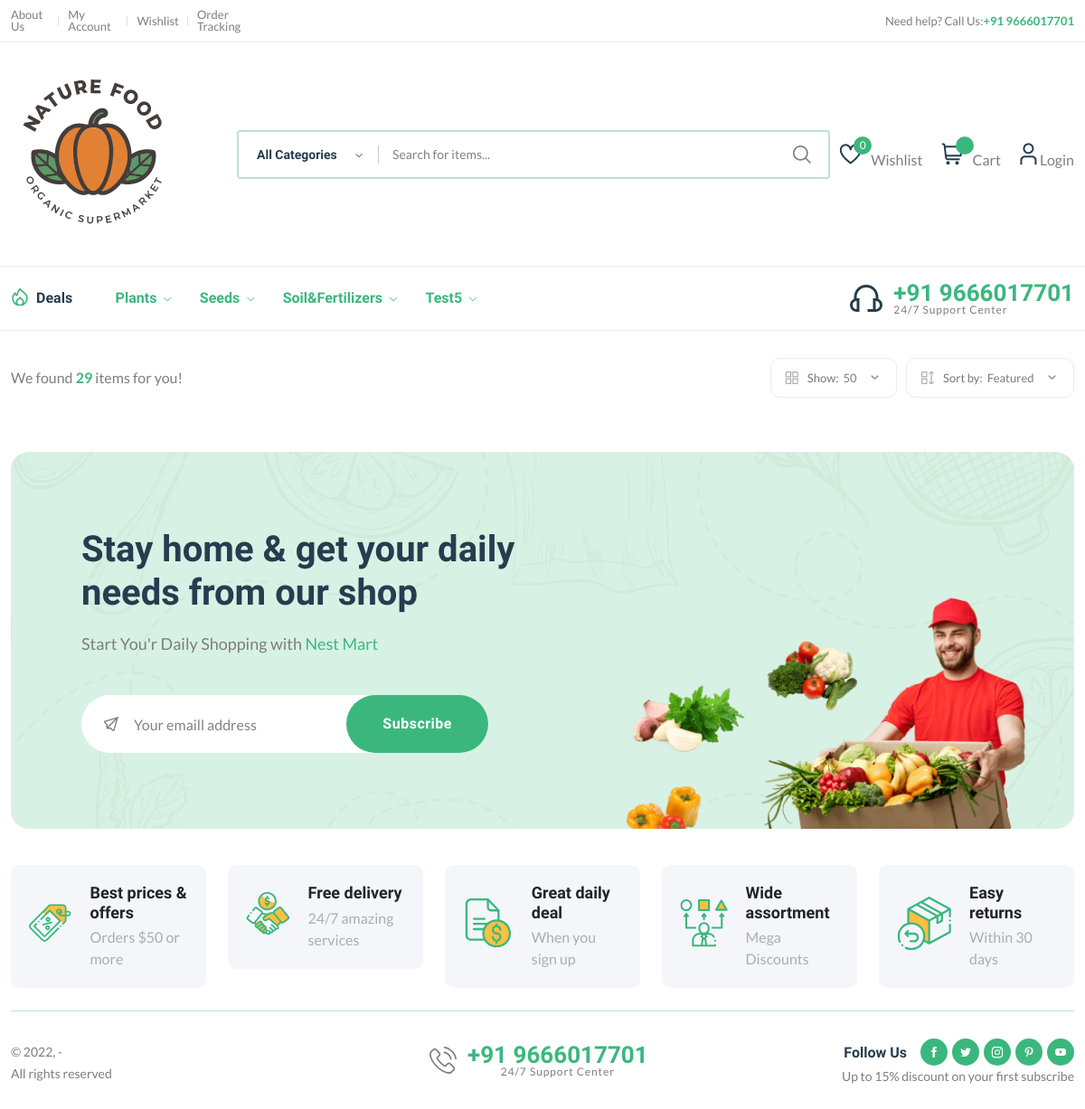
/products/?sub=2, run on the app's committed database.
### adminmanager/models.py (models this page shows)
class  SettingsModel(models.Model):
    title = models.CharField(max_length=200, blank=True, null=True)
    phone = models.CharField(max_length=200, blank=True, null=True)
    email = models.CharField(max_length=200, blank=True, null=True)
    logo = models.ImageField(upload_to='sitelogo/')
    address = models.TextField( blank=True, null=True)
    status = models.BooleanField(default=True)

### categorymanager/models.py (models this page shows)
class CategoryModel(models.Model):
    title = models.CharField(max_length=200)
    status = models.BooleanField(default=1, null=True, blank=True)
    @property
    def sucat_list(self):
        return self.category.all()

### productmanager/views.py (the view)
# urls.py: path('products/',views.products),
def products(request):
    settingsdata = SettingsModel.objects.all().first()
    categories = CategoryModel.objects.all()
    wishlist_count= 0
    try:
        wishlist_count  = WishlistModel.objects.filter(user=request.user).count()
    except:
        wishlist_count=0
    subid = request.GET.get('sub')
    products = ProductModel.objects.all()
    if subid:
        products = ProductModel.objects.filter(subcategory=subid)
    return render(request, 'frontend/all_products.html', {"categories": categories, "products":products, "wishlist_count":wishlist_count, "settingsdata":settingsdata})

### templates/frontend/all_products.html (shortened to what this page needs)
{% extends "frontend/base.html" %}
{%load static%}
{% block content %}
<div class="container mb-30 mt-30">
    <div class="row">
        <div class="col-12">
            <div class="shop-product-fillter">
                <div class="totall-product">
                    <p>We found <strong class="text-brand">29</strong> items for you!</p>
                </div>
                <div class="sort-by-product-area">
                    <div class="sort-by-cover mr-10">
                        <div class="sort-by-product-wrap">
                            <div class="sort-by">
                                <span><i class="fi-rs-apps"></i>Show:</span>
                            </div>
                            <div class="sort-by-dropdown-wrap">
                                <span> 50 <i class="fi-rs-angle-small-down"></i></span>
                            </div>
                        </div>
                    </div>
                    <div class="sort-by-cover">
                        <div class="sort-by-product-wrap">
                            <div class="sort-by">
                                <span><i class="fi-rs-apps-sort"></i>Sort by:</span>
                            </div>
                            <div class="sort-by-dropdown-wrap">
                                <span> Featured <i class="fi-rs-angle-small-down"></i></span>
                            </div>
                        </div>
                    </div>
                </div>
            </div>
        </div>
    </div>
</div>
{% include "frontend/footer.html" %}
{%endblock%}

### templates/frontend/base.html (shortened to what this page needs)
{%load static%}
<!DOCTYPE html>
<html class="no.js" lang="en">
<head>
    <link rel="stylesheet" href="{% static '/frontend/assets/css/plugins/animate.min.css' %}" />
    <link rel="stylesheet" href="{% static '/frontend/assets/css/main.css' %}" />
</head>
<body>
    <header class="header-area header-style-1 header-height-2">
        <div class="header-top header-top-ptb-1 d-none d-lg-block">
            <div class="container">
                <div class="row align-items-center">
                    <div class="col-xl-3 col-lg-4">
                        <div class="header-info">
                            <ul>
                                <li><a href="/aboutus/">About Us</a></li>
                                <li><a href="/account/">My Account</a></li>
                                <li><a href="/wishlist/">Wishlist</a></li>
                                <li><a href="/account/">Order Tracking</a></li>
                            </ul>
                        </div>
                    </div>
                    <div class="col-xl-6 col-lg-4">
                        <div class="text-center">
                        </div>
                    </div>
                    <div class="col-xl-3 col-lg-4">
                        <div class="header-info header-info-right">
                            <ul>
                                <li>Need help? Call Us: <strong class="text-brand"> +91  {{settingsdata.phone}}</strong></li>
                            </ul>
                        </div>
                    </div>
                </div>
            </div>
        </div>
        <div class="header-middle header-middle-ptb-1 d-none d-lg-block">
            <div class="container">
                <div class="header-wrap">
                    <div class="logo logo-width-1">
                        <a href="/"><img src="/products/{{settingsdata.logo}}" alt="logo" /></a>
                    </div>
                    <div class="header-right">
                        <div class="search-style-2">
                            <form action="#">
                                <input type="text" placeholder="Search for items..." />
                            </form>
                        </div>
                        <div class="header-action-right">
                            <div class="header-action-2">
                                <div class="header-action-icon-2">
                                    <a href="shop-wishlist.html">
                                        <img class="svgInject" alt="Nest" src="{% static   '/frontend/assets/imgs/theme/icons/icon-heart.svg'  %}" />
                                        <span class="pro-count blue" id="wishlist">{{wishlist_count}}</span>
                                    </a>
                                    <a href="/wishlist"><span class="lable">Wishlist</span></a>
                                </div>
                                <div class="header-action-icon-2">
                                    <a class="mini-cart-icon" href="javascript:void(0)">
                                        <img alt="Nest" src="{% static   '/frontend/assets/imgs/theme/icons/icon-cart.svg'  %}" />
                                        <span class="pro-count blue" id="cartcount"></span>
                                    </a>
                                    <a href="/cart/?detail=true"><span class="lable">Cart</span></a>
                                </div>
                                <div class="header-action-icon-2">
                                    <a href="/account/">
                                        <img class="svgInject" alt="Nest" src="{% static   '/frontend/assets/imgs/theme/icons/icon-user.svg'  %}" />
                                    </a>
                                    {% if request.user.is_authenticated %}
                                    <a href="/account/"><span class="lable ml-0"> {{ request.user.name }}</span></a>
                                    <div class="cart-dropdown-wrap cart-dropdown-hm2 account-dropdown">
                                        <ul>
                                            <li>
                                                <a href="/account/"><i class="fi fi-rs-user mr-10"></i>My Account</a>
                                            </li>
                                            <li>
                                                <a href="/account/"><i class="fi fi-rs-location-alt mr-10"></i>Order Tracking</a>
                                            </li>
                                            <li>
                                                <a href="/wishlist/"><i class="fi fi-rs-heart mr-10"></i>My Wishlist</a>
                                            </li>
                                            <li>
                                                <a href="/logout"><i class="fi fi-rs-sign-out mr-10"></i>Sign out</a>
                                            </li>
                                        </ul>
                                    </div>
                                    {% else %}
                                    <a href="/userlogin/"><span class="lable ml-0">Login</span></a>{% endif %}
                                </div>
                            </div>
                        </div>
                    </div>
                </div>
            </div>
        </div>
        <div class="header-bottom header-bottom-bg-color sticky-bar">
            <div class="container">
                <div class="header-wrap header-space-between position-relative">
                    <div class="header-nav d-none d-lg-flex">
                        <div class="main-menu main-menu-padding-1 main-menu-lh-2 d-none d-lg-block font-heading">
                            <nav>
                                <ul>
                                    <li class="hot-deals"><img src="{% static   '/frontend/assets/imgs/theme/icons/icon-hot.svg'  %}" alt="hot deals" /><a href="javascript:void(0)">Deals</a></li>
                                     {%for category in categories%}
                                    <li>
                                        <a class="active" href="javascript:void(0)">{{category.title}} <i class="fi-rs-angle-down"></i></a>
                                    </li>
                                    {%endfor%}
                                </ul>
                            </nav>
                        </div>
                    </div>
                    <div class="hotline d-none d-lg-flex">
                        <img src="{% static   '/frontend/assets/imgs/theme/icons/icon-headphone.svg'  %}" alt="hotline" />
                        <p>+91  {{settingsdata.phone}}<span> 24/7 Support Center</span></p>
                    </div>
                </div>
            </div>
        </div>
    </header>
    <main class="main">
        {% block content %}
        {% endblock %}
    </main>
</body>
</html>

### templates/frontend/footer.html (shortened to what this page needs)
{%load static%}
<footer class="main">
    <section class="newsletter mb-15">
        <div class="container">
            <div class="row">
                <div class="col-lg-12">
                    <div class="position-relative newsletter-inner">
                        <div class="newsletter-content">
                            <h2 class="mb-20">
                                Stay home &amp; get your daily <br>
                                needs from our shop
                            </h2>
                            <p class="mb-45">Start You'r Daily Shopping with <span class="text-brand">Nest Mart</span></p>
                            <form class="form-subcriber d-flex">
                                <input type="email" placeholder="Your emaill address">
                                <button class="btn" type="submit">Subscribe</button>
                            </form>
                        </div>
                        <img src="{%static 'frontend/assets/imgs/banner/banner-9.png' %}" alt="newsletter">
                    </div>
                </div>
            </div>
        </div>
    </section>
    <section class="featured section-padding">
        <div class="container">
            <div class="row">
                <div class="col-lg-1-5 col-md-4 col-12 col-sm-6 mb-md-4 mb-xl-0">
                    <div class="banner-left-icon d-flex align-items-center wow fadeIn animated animated" style="visibility: visible;">
                        <div class="banner-icon">
                            <img src="{%static 'frontend/assets/imgs/theme/icons/icon-1.svg' %}" alt="">
                        </div>
                        <div class="banner-text">
                            <h3 class="icon-box-title">Best prices &amp; offers</h3>
                            <p>Orders $50 or more</p>
                        </div>
                    </div>
                </div>
                <div class="col-lg-1-5 col-md-4 col-12 col-sm-6">
                    <div class="banner-left-icon d-flex align-items-center wow fadeIn animated animated" style="visibility: visible;">
                        <div class="banner-icon">
                            <img src="{%static 'frontend/assets/imgs/theme/icons/icon-2.svg' %}" alt="">
                        </div>
                        <div class="banner-text">
                            <h3 class="icon-box-title">Free delivery</h3>
                            <p>24/7 amazing services</p>
                        </div>
                    </div>
                </div>
                <div class="col-lg-1-5 col-md-4 col-12 col-sm-6">
                    <div class="banner-left-icon d-flex align-items-center wow fadeIn animated animated" style="visibility: visible;">
                        <div class="banner-icon">
                            <img src="{%static 'frontend/assets/imgs/theme/icons/icon-3.svg'%}" alt="">
                        </div>
                        <div class="banner-text">
                            <h3 class="icon-box-title">Great daily deal</h3>
                            <p>When you sign up</p>
                        </div>
                    </div>
                </div>
                <div class="col-lg-1-5 col-md-4 col-12 col-sm-6">
                    <div class="banner-left-icon d-flex align-items-center wow fadeIn animated animated" style="visibility: visible;">
                        <div class="banner-icon">
                            <img src="{%static 'frontend/assets/imgs/theme/icons/icon-4.svg'%}" alt="">
                        </div>
                        <div class="banner-text">
                            <h3 class="icon-box-title">Wide assortment</h3>
                            <p>Mega Discounts</p>
                        </div>
                    </div>
                </div>
                <div class="col-lg-1-5 col-md-4 col-12 col-sm-6">
                    <div class="banner-left-icon d-flex align-items-center wow fadeIn animated animated" style="visibility: visible;">
                        <div class="banner-icon">
                            <img src="{%static 'frontend/assets/imgs/theme/icons/icon-5.svg'%}" alt="">
                        </div>
                        <div class="banner-text">
                            <h3 class="icon-box-title">Easy returns</h3>
                            <p>Within 30 days</p>
                        </div>
                    </div>
                </div>
            </div>
        </div>
    </section>
    <div class="container pb-30">
        <div class="row align-items-center">
            <div class="col-12 mb-30">
                <div class="footer-bottom"></div>
            </div>
            <div class="col-xl-4 col-lg-6 col-md-6">
                <p class="font-sm mb-0">© 2022, <strong class="text-brand"> </strong> -  <br>All rights reserved</p>
            </div>
            <div class="col-xl-4 col-lg-6 text-center d-none d-xl-block">
                <div class="hotline d-lg-inline-flex" style="min-width:250px">
                    <img src="{%static 'frontend/assets/imgs/theme/icons/phone-call.svg'%}" alt="hotline">
                    <p>+91 {{settingsdata.phone}}<span>24/7 Support Center</span></p>
                </div>
            </div>
            <div class="col-xl-4 col-lg-6 col-md-6 text-end d-none d-md-block">
                <div class="mobile-social-icon">
                    <h6>Follow Us</h6>
                    <a href="#"><img src="{%static 'frontend/assets/imgs/theme/icons/icon-facebook-white.svg'%}" alt=""></a>
                    <a href="#"><img src="{%static 'frontend/assets/imgs/theme/icons/icon-twitter-white.svg'%}" alt=""></a>
                    <a href="#"><img src="{%static 'frontend/assets/imgs/theme/icons/icon-instagram-white.svg'%}" alt=""></a>
                    <a href="#"><img src="{%static 'frontend/assets/imgs/theme/icons/icon-pinterest-white.svg'%}" alt=""></a>
                    <a href="#"><img src="{%static 'frontend/assets/imgs/theme/icons/icon-youtube-white.svg'%}" alt=""></a>
                </div>
                <p class="font-sm">Up to 15% discount on your first subscribe</p>
            </div>
        </div>
    </div>
</footer>

### data on the page
SettingsModel: phone "9666017701", logo (picture)
CategoryModel: title "Plants"
CategoryModel: title "Seeds"
CategoryModel: title "Soil&Fertilizers"
CategoryModel: title "Test5"

### other printed values
{{ wishlist_count }} "0"
